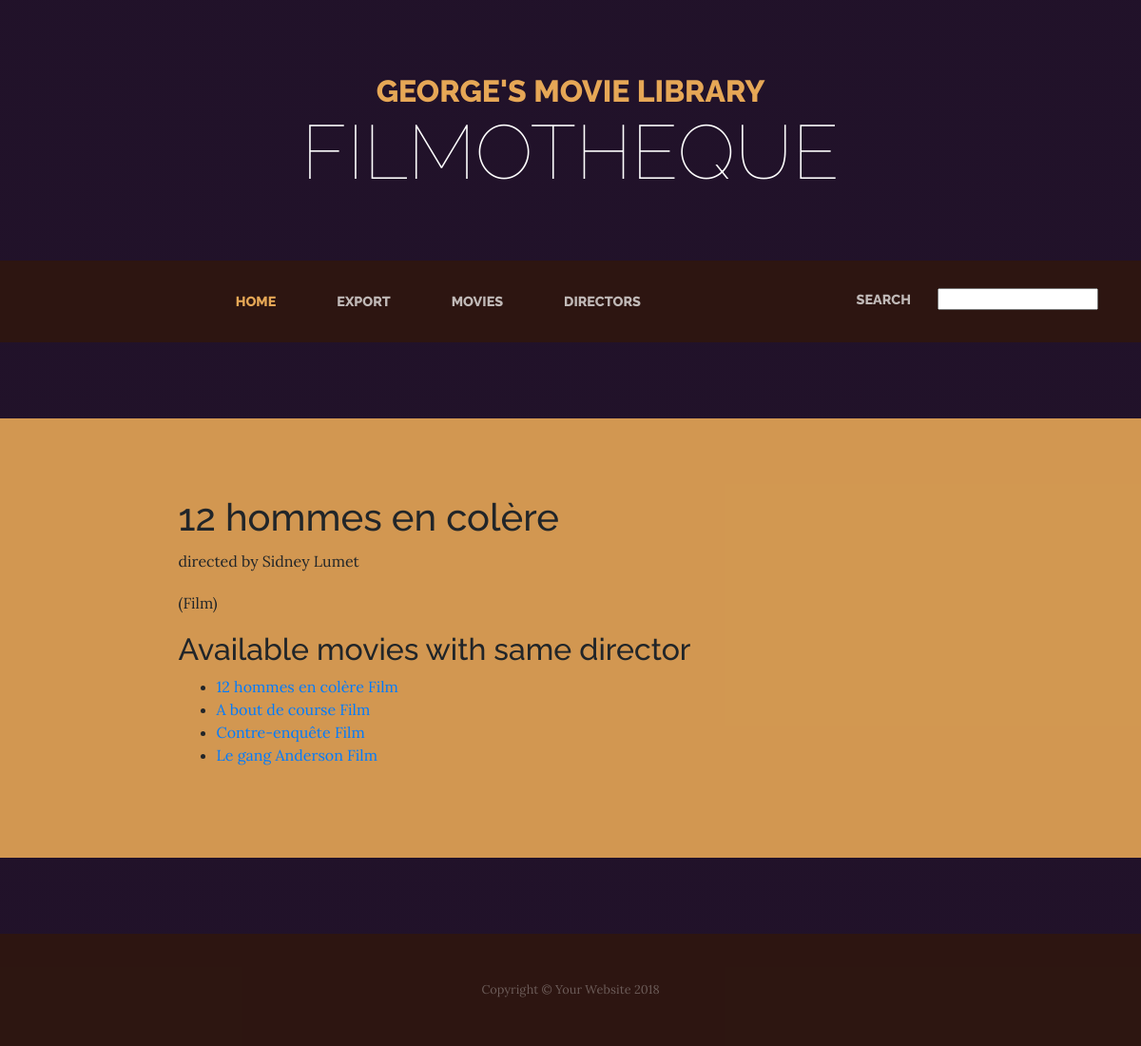
/moviedb/movie/162, run on the app's committed database.
### moviedb/models.py (models this page shows, shortened)
class Movie(models.Model):
    director = models.ForeignKey(Director, on_delete=models.CASCADE)
    title=models.CharField(max_length=255)
    comment=models.CharField(max_length=255)
    class Meta:
        ordering=['title']

class Director(models.Model):
    first_name=models.CharField(max_length=100)
    last_name=models.CharField(max_length=100)
    class Meta:
        ordering=['last_name','first_name']

### moviedb/views.py (the view)
# urls.py: url(r'^movie/(?P<movie_id>[0-9]+)$', views.movie_details, name='movie_details'),
def movie_details(request,movie_id):
    movie=Movie.objects.get(pk=movie_id)
    director=Director.objects.get(pk=movie.director.id)
    related_movies=Movie.objects.filter(director=director.id)
    context={'movie':movie, 'director':director, 'related_movies':related_movies}
    template= 'moviedb/movie_details.html'
    return render(request, template, context)

### moviedb/templates/moviedb/movie_details.html
{% extends 'moviedb/base.html' %}
{% block content %}
  <h1> {{movie.title}}</h1>
  <p> directed by {{director.first_name}} {{director.last_name}}
  </p><p>
    ({{movie.comment}})
  </p>
  <h2> Available movies with same director</h2>
  <ul>
  {% for m in related_movies %}
      <li>
      <a href="{% url 'moviedb:movie_details' movie_id=m.id %}">
        {{m.title}}
        {{m.comment}}
      </a>
      </li>
  {% endfor %}
{% endblock %}

### data on the page
Movie: title "12 hommes en colère", comment "Film"
Director: first_name "Sidney", last_name "Lumet"
Movie: title "A bout de course", comment "Film"
Movie: title "Contre-enquête", comment "Film"
Movie: title "Le gang Anderson", comment "Film"
